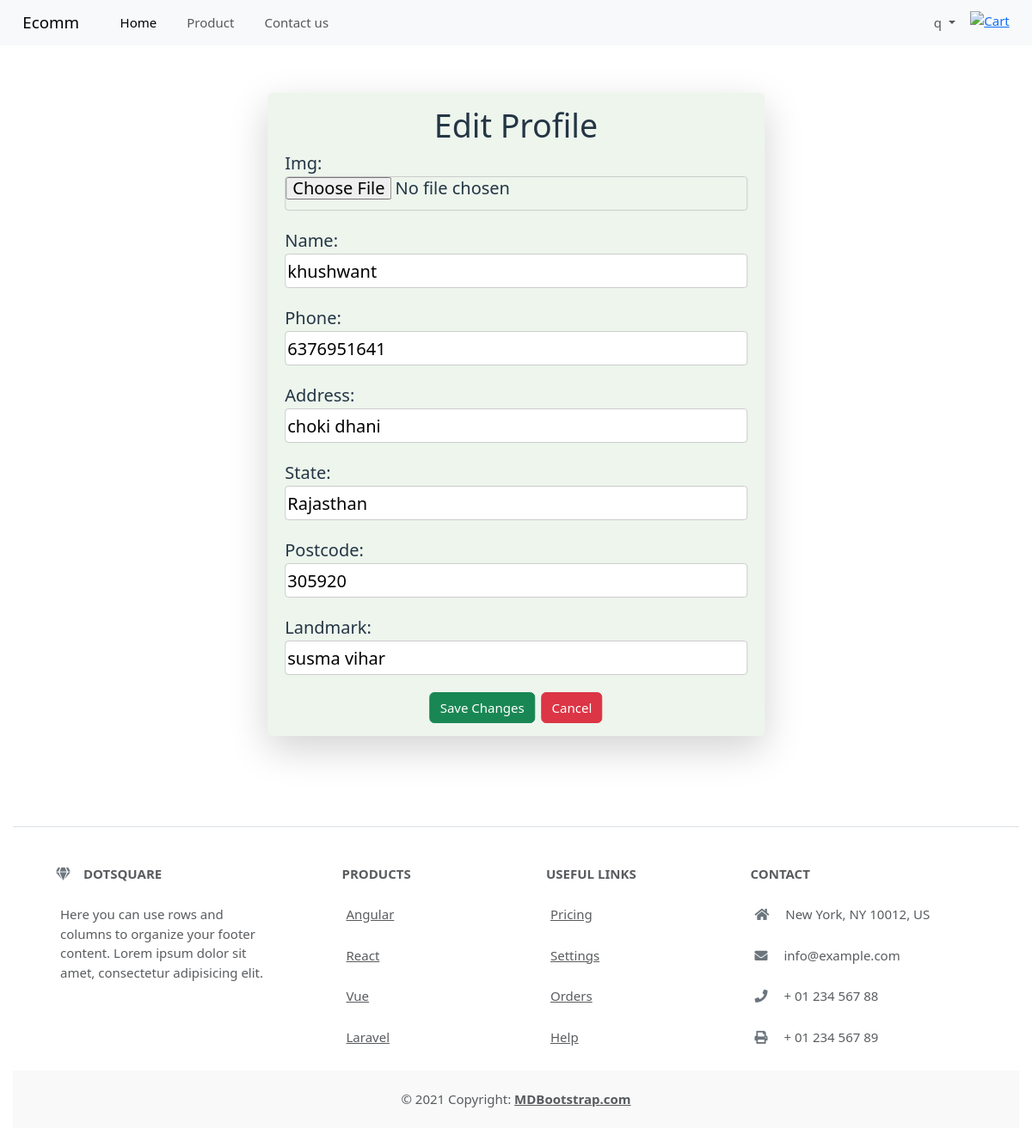
/accounts/edit_profile/ (signed in), run on the app's committed database.
### accounts/models.py (models this page shows, shortened)
class Profile(models.Model):
    user = models.OneToOneField(User, on_delete=models.CASCADE, blank=True , null=True)
    name = models.CharField(max_length=100)
    img = models.ImageField(upload_to='profile_images/', blank=True, null=True)
    phone = models.CharField(max_length=10)
    address = models.CharField(max_length=100)
    state = models.CharField(max_length=30)
    postcode = models.CharField(max_length=10)
    landmark = models.CharField(max_length=250)

### accounts/views.py (the view)
# urls.py: path('edit_profile/',edit_profile, name='edit_profile'),
@login_required
def edit_profile(request):
    profile = Profile.objects.get(user=request.user)
    if request.method == 'POST':
        form = ProfileForm(request.POST , request.FILES, instance=profile)
        if form.is_valid():
            form.save()
            return redirect('profile')
    else:
        form = ProfileForm(instance=profile)
    return render(request, 'edit_profile.html', {'form': form})

### accounts/forms.py
class ProfileForm(forms.ModelForm):
    class Meta:
        model = Profile
        fields = ['img','name', 'phone', 'address', 'state', 'postcode', 'landmark']

### templates/edit_profile.html (shortened to what this page needs)
{% extends 'base.html' %}
{% block content %}
  <div class="container mt-3 w-50 ">
  <form method="post" class="shadow-lg p-3 mb-5  rounded"  enctype="multipart/form-data">
    <h1 class="text-center">Edit Profile</h1>
    {{ form.as_p }}
    <div class="d-grid gap-2 d-md-flex justify-content-md-center  ">
      <button class="btn btn-success" id="btn"  type="submit">Save Changes</button>
      <a class="btn btn-danger mr-2 " id="btn" href="{% url 'profile' %}">Cancel</a>
    </div>
  </form>
</div>
{% endblock %}

### templates/base.html (shortened to what this page needs)
<!doctype html>
<html lang="en">
  <head>{% load static %}
      {% load static %}
  <link href="https://cdn.jsdelivr.net/npm/bootstrap@5.3.2/dist/css/bootstrap.min.css" rel="stylesheet">
  <link href="{% static 'ec\fonts\fontawesome\css\all.css' %}" rel="stylesheet" type="text/css"><script type="text/javascript" src="{% static ' ec\js\jquery-2.0.0.min.js' %}"></script>
  <link href="{% static 'ec\css\ui.css' %}" rel="stylesheet" type="text/css">
  <link href="{% static 'static\ec\css\responsive.css' %}" rel="stylesheet" type="text/css">
  <link href="{% static 'ec\fonts\fontawesome\css\all.css' %}" rel="stylesheet" type="text/css">
  <link href="{% static 'static\profile.css' %}" rel="stylesheet" type="text/css">
    <link href="https://cdn.jsdelivr.net/npm/bootstrap@5.3.2/dist/css/bootstrap.min.css" rel="stylesheet">
  </head>
  <body>
    <nav class="navbar navbar-expand-lg bg-body-tertiary">
        <div class="container-fluid mx-3">
           <a class="navbar-brand" href="/">Ecomm</a>
          <div class="collapse navbar-collapse" id="navbarSupportedContent">
            <ul class="navbar-nav me-auto mx-3 mb-lg-0">
              <li class="nav-item">
                <a class="nav-link active" aria-current="page" href="/">Home</a>
              </li>
              <li class="nav-item">
                <a class="nav-link" href="{%url 'product_list' %}">Product</a>
              </li>
              <li class="nav-item">
                <a class="nav-link " href="{%url 'contact' %}">Contact us</a>
              </li></ul>
              <ul class="navbar-nav ">
              <li class="nav-item dropdown mr-2">
                <a class="nav-link dropdown-toggle" href="#" role="button" data-bs-toggle="dropdown" aria-expanded="false">
                  {% if request.user.is_authenticated %}{{request.user}}{% else %}User{% endif %}
                </a>
              </li>
              {% if request.user.is_authenticated %}
              <li class="nav-item my-1">
                <div><div class="_38VF5e"><a href="{% url 'cart:cart_detail'%}" title="Cart" class="_3RX0a-"><img src="https://static-assets-web.flixcart.com/batman-returns/batman-returns/p/images/header_cart-eed150.svg" alt="Cart" class="_1XmrCc _1FTDbN" width="24" height="24"></a><a class="_1krdK5" href="{% url 'cart:cart_detail' %}" title="Cart"></a></div></div>
              </li>
             {% endif %}
          </div>
        </div>
      </nav>
    {% block content %}{% endblock %}
<footer class="text-center text-lg-start bg-white text-muted  ">
  <section class="d-flex justify-content-center justify-content-lg-between p-4 border-bottom">
  </section>
  <section class="">
    <div class="container text-center text-md-start mt-5">
      <div class="row mt-3">
        <div class="col-md-3 col-lg-4 col-xl-3 mx-auto mb-4">
          <h6 class="text-uppercase fw-bold mb-4">
            <i class="fas fa-gem me-3 text-secondary"></i>Dotsquare
          </h6>
          <p>
            Here you can use rows and columns to organize your footer content. Lorem ipsum
            dolor sit amet, consectetur adipisicing elit.
          </p>
        </div>
        <div class="col-md-2 col-lg-2 col-xl-2 mx-auto mb-4">
          <h6 class="text-uppercase fw-bold mb-4">
            Products
          </h6>
          <p>
            <a href="#!" class="text-reset">Angular</a>
          </p>
          <p>
            <a href="#!" class="text-reset">React</a>
          </p>
          <p>
            <a href="#!" class="text-reset">Vue</a>
          </p>
          <p>
            <a href="#!" class="text-reset">Laravel</a>
          </p>
        </div>
        <div class="col-md-3 col-lg-2 col-xl-2 mx-auto mb-4">
          <h6 class="text-uppercase fw-bold mb-4">
            Useful links
          </h6>
          <p>
            <a href="#!" class="text-reset">Pricing</a>
          </p>
          <p>
            <a href="#!" class="text-reset">Settings</a>
          </p>
          <p>
            <a href="#!" class="text-reset">Orders</a>
          </p>
          <p>
            <a href="#!" class="text-reset">Help</a>
          </p>
        </div>
        <div class="col-md-4 col-lg-3 col-xl-3 mx-auto mb-md-0 mb-4">
          <h6 class="text-uppercase fw-bold mb-4">Contact</h6>
          <p><i class="fas fa-home me-3 text-secondary"></i> New York, NY 10012, US</p>
          <p>
            <i class="fas fa-envelope me-3 text-secondary"></i>
            info@example.com
          </p>
          <p><i class="fas fa-phone me-3 text-secondary"></i> + 01 234 567 88</p>
          <p><i class="fas fa-print me-3 text-secondary"></i> + 01 234 567 89</p>
        </div>
      </div>
    </div>
  </section>
  <div class="text-center p-4" style="background-color: rgba(0, 0, 0, 0.025);">
    © 2021 Copyright:
    <a class="text-reset fw-bold" href="https://mdbootstrap.com/">MDBootstrap.com</a>
  </div>
</footer>
  </body>
</html>

### static/ec/css/ui.css (style rules this page uses)
html { font-family: 'Inter', sans-serif; font-size: 15px; }
.bg-white { background-color: #fff; }
p:last-child { margin-bottom: 0; }

### static/profile.css (style rules this page uses)
body { background: rgb(99, 39, 120) }

### templates/base.html (style rules this page uses)
body { display: flex; flex-direction: column; min-height: 100vh; margin: 0; }
footer { margin-top: auto; text-align: center; background-color: rgba(0, 0, 0, 0.025); padding: 1rem; }
.nav-link { color: #fff; text-decoration: none; margin: 0 10px; }

### templates/edit_profile.html (style rules this page uses)
form { color: #243544; font-size: 20px ; justify-content:center; font-weight: normal; letter-spacing: 0em; line-height: 1; padding:20px; height:auto; margin-top:40px; background-color:#edf5ed; box-shadow:0px 0px 8px #999; Position:relative; left:50%; transform:translate(-50%); margin-bottom:10px; }
p { padding:5px; }
input { width:100%; height:40px; margin-top:5px; border: 1px solid #ccc; border-radius: 4px; }

### data on the page
Profile: name "khushwant", phone "6376951641", address "choki dhani", state "Rajasthan", postcode "305920", landmark "susma vihar"

### other printed values
{{ request.user }} "q"
